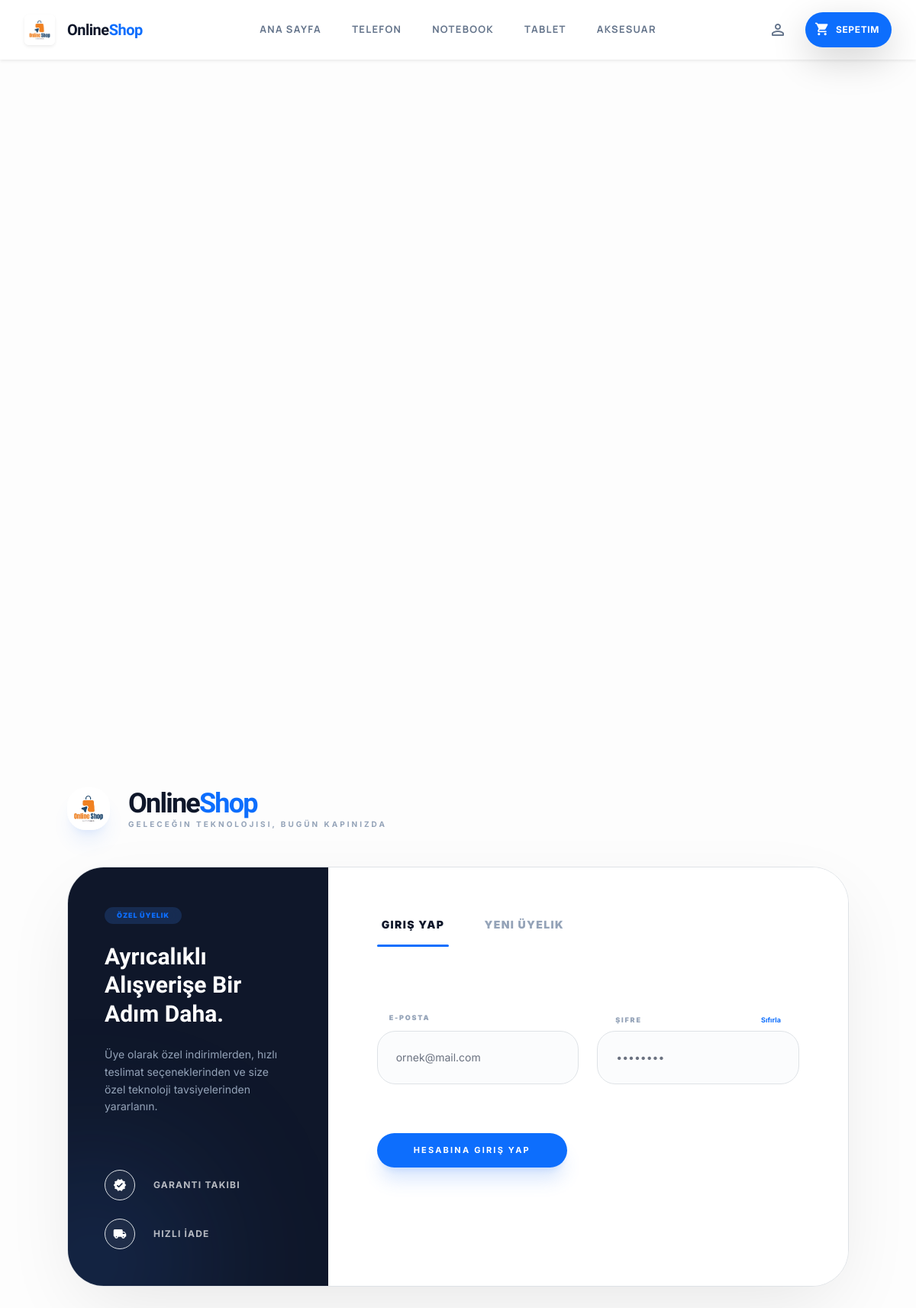
Screenshot of /hesap/ with the database file from the repository.
### myapp/models.py (models this page shows, shortened)
class Category(models.Model):
    name = models.CharField(max_length=100, verbose_name="Kategori Adı")
    slug = models.SlugField(unique=True, blank=True, null=True)

### myapp/views.py (the view, shortened to what this page needs)
# urls.py: path('hesap/', views.user_account, name='user_account'),
def user_account(request):
    categories = Category.objects.all()
    return render(request, "login.html", {'categories': categories})

### myapp/context_processors.py (called while the page is built)
def cart_count(request):
    cart = request.session.get('cart', {})
    count = sum(cart.values())
    return {'cart_total_quantity': count}

### myapp/html/login.html (shortened to what this page needs)
{% extends "base.html" %}
{% load static %}
{% block content %}
<main class="min-h-screen bg-[#fdfdfd] flex items-center justify-center pt-4 pb-20 px-4 transition-all duration-500">
    <div class="max-w-5xl w-full">
        <div class="flex flex-col md:flex-row items-center justify-between mb-12 gap-6">
            <div class="flex items-center gap-4">
                <img src="{% static 'images/logo.avif' %}" class="h-14 w-auto rounded-2xl shadow-xl shadow-primary/10" alt="OnlineShop Logo" />
                <div>
                    <h1 class="text-4xl font-display font-black tracking-tighter text-slate-900 m-0">Online<span class="text-primary">Shop</span></h1>
                    <p class="text-[10px] font-bold text-slate-400 uppercase tracking-[0.3em] m-0">Geleceğin Teknolojisi, Bugün Kapınızda</p>
                </div>
            </div>
        </div>
        <div class="bg-white rounded-[3rem] shadow-[0_32px_100px_-20px_rgba(0,0,0,0.1)] border border-slate-100/60 overflow-hidden flex flex-col md:flex-row min-h-[550px]">
            <div class="w-full md:w-1/3 bg-slate-900 p-12 text-white flex flex-col justify-between relative overflow-hidden">
                <div class="relative z-10">
                    <span class="inline-block px-3 py-1 bg-primary/20 backdrop-blur-md rounded-full text-[9px] font-black uppercase tracking-widest text-primary mb-6">Özel Üyelik</span>
                    <h2 class="text-3xl font-display font-black leading-tight mb-4">Ayrıcalıklı Alışverişe Bir Adım Daha.</h2>
                    <p class="text-slate-400 text-sm leading-relaxed">Üye olarak özel indirimlerden, hızlı teslimat seçeneklerinden ve size özel teknoloji tavsiyelerinden yararlanın.</p>
                </div>
                <div class="space-y-6 relative z-10">
                    <div class="flex items-center gap-4 group">
                        <div class="w-10 h-10 rounded-full bg-white/5 flex items-center justify-center border border-white/10 group-hover:bg-primary transition-all duration-500">
                           <span class="material-icons-round text-lg">verified</span>
                        </div>
                        <span class="text-xs font-bold uppercase tracking-widest opacity-70 group-hover:opacity-100 transition-opacity">Garanti Takibi</span>
                    </div>
                    <div class="flex items-center gap-4 group">
                        <div class="w-10 h-10 rounded-full bg-white/5 flex items-center justify-center border border-white/10 group-hover:bg-primary transition-all duration-500">
                           <span class="material-icons-round text-lg">local_shipping</span>
                        </div>
                        <span class="text-xs font-bold uppercase tracking-widest opacity-70 group-hover:opacity-100 transition-opacity">Hızlı İade</span>
                    </div>
                </div>
                <div class="absolute -bottom-24 -left-24 w-64 h-64 bg-primary/20 blur-[100px] rounded-full"></div>
            </div>
            <div class="w-full md:w-2/3 p-10 lg:p-16 flex flex-col relative bg-white">
                <div class="flex items-center gap-10 mb-12 border-b border-slate-50 relative pb-4">
                    <button onclick="switchTab('login')" id="login-tab-btn" class="relative text-sm font-black uppercase tracking-widest text-slate-900 transition-all border-0 bg-transparent cursor-pointer group">
                        Giriş Yap
                        <div id="login-indicator" class="absolute -bottom-[18px] left-0 w-full h-[3px] bg-primary rounded-full transition-all duration-300 scale-x-100"></div>
                    </button>
                    <button onclick="switchTab('register')" id="register-tab-btn" class="relative text-sm font-black uppercase tracking-widest text-slate-400 hover:text-slate-600 transition-all border-0 bg-transparent cursor-pointer group">
                        Yeni Üyelik
                    </button>
                </div>
                <div class="flex-grow">
                    <div id="login-panel" class="space-y-8 animate-fade-in-up">
                        <form action="{% url 'user_account' %}" method="POST" class="space-y-6 m-0">
                            <div class="grid grid-cols-1 md:grid-cols-2 gap-6 items-end">
                                <div class="space-y-2">
                                    <label class="text-[9px] font-black uppercase tracking-[0.2em] text-slate-400 ml-4">E-Posta</label>
                                    <input type="email" name="email" class="w-full bg-slate-50/50 border-slate-100 rounded-2xl py-4 px-6 text-sm focus:ring-2 focus:ring-primary/10 focus:border-primary transition-all outline-none border hover:border-slate-200" placeholder="ornek@mail.com" required />
                                </div>
                                <div class="space-y-2">
                                    <div class="flex justify-between items-center px-4">
                                        <label class="text-[9px] font-black uppercase tracking-[0.2em] text-slate-400">Şifre</label>
                                        <a href="{% url 'password_reset' %}" class="text-[9px] font-bold text-primary hover:underline text-decoration-none">Sıfırla</a>
                                    </div>
                                    <input type="password" name="sifre" class="w-full bg-slate-50/50 border-slate-100 rounded-2xl py-4 px-6 text-sm focus:ring-2 focus:ring-primary/10 focus:border-primary transition-all outline-none border hover:border-slate-200" placeholder="••••••••" required />
                                </div>
                            </div>
                            <button type="submit" name="login_submit" class="w-full md:w-auto px-12 bg-primary hover:bg-blue-600 text-white font-bold py-3.5 rounded-2xl transition-all shadow-xl shadow-primary/20 text-[11px] uppercase tracking-[0.2em] active:scale-[0.98] border-0 !mt-16 cursor-pointer">
                                Hesabına Giriş Yap
                            </button>
                        </form>
                    </div>
                </div>
            </div>
        </div>
    </div>
</main>
{% endblock %}

### myapp/templates/_header.html (shortened to what this page needs)
{% load static %}
<nav class="fixed top-0 w-full z-1030 bg-white/80 backdrop-blur-xl border-b border-slate-200/60 shadow-sm transition-all duration-300" style="position: sticky; z-index: 1030;">
<div class="flex justify-between items-center px-8 py-3 max-w-screen-2xl mx-auto relative">
    <a href="{% url 'index' %}" class="flex-shrink-0 flex items-center gap-3 cursor-pointer active:scale-95 duration-200 ease-out text-decoration-none">
        <img src="{% static 'images/logo.avif' %}" class="h-10 w-auto rounded-md shadow-sm" alt="OnlineShop Logo" />
        <span class="text-xl font-extrabold tracking-tight text-slate-900 font-display m-0">Online<span class="text-primary">Shop</span></span>
    </a>
    <div class="hidden md:flex items-center gap-10 absolute left-1/2 -translate-x-1/2">
        <a class="text-[13px] font-bold tracking-widest uppercase font-manrope text-decoration-none transition-all hover:text-primary {% if request.path == '/' %}text-primary border-b-2 border-primary pb-1{% else %}text-slate-500 hover:opacity-80{% endif %}" href="{% url 'index' %}">Ana Sayfa</a>
        {% for cat in categories %}
            <a class="text-[13px] font-bold tracking-widest uppercase font-manrope text-decoration-none transition-all hover:text-primary {% if request.path == '/kategori/'|add:cat.slug|add:'/' %}text-primary border-b-2 border-primary pb-1{% else %}text-slate-500 hover:opacity-80{% endif %}" href="{% url 'category_list' cat.slug %}">
                {{ cat.name }}
            </a>
        {% endfor %}
    </div>
    <div class="flex items-center gap-1">
        <div class="relative group hidden md:block">
            <button data-account-toggle class="flex items-center gap-2 h-10 px-3 text-slate-500 hover:text-primary hover:bg-slate-50 rounded-full active:scale-95 duration-300 ease-out transition-all border-0 bg-transparent hover:scale-105 cursor-pointer">
                <span class="material-icons-round text-2xl pointer-events-none">person_outline</span>
            </button>
        </div>
        <a href="{% url 'cart' %}" class="flex items-center gap-2 pl-3 pr-4 py-2 bg-primary text-white rounded-full hover:bg-blue-600 hover:scale-105 active:scale-95 duration-300 ease-out transition-all text-decoration-none shadow-lg hover:shadow-primary/40 shadow-primary/20 relative ml-1">
            <div class="relative">
                <span class="material-icons-round text-xl">shopping_cart</span>
            </div>
            <span class="text-xs font-bold uppercase tracking-wider hidden sm:inline">Sepetim</span>
        </a>
    </div>
</div>
</nav>

### myapp/static/css/styles.css (style rules this page uses)
html, body { overflow-x: hidden; }
img { max-width: 100%; }

### myapp/html/base.html (style rules this page uses)
body { font-family: 'Inter', sans-serif; background-color: #ffffff; }

### myapp/html/login.html (style rules this page uses)
.animate-fade-in-up { animation: fadeInUp 0.5s ease-out forwards; }

### rows the page displays
Category: name "TELEFON"
Category: name "NOTEBOOK"
Category: name "TABLET"
Category: name "AKSESUAR"
